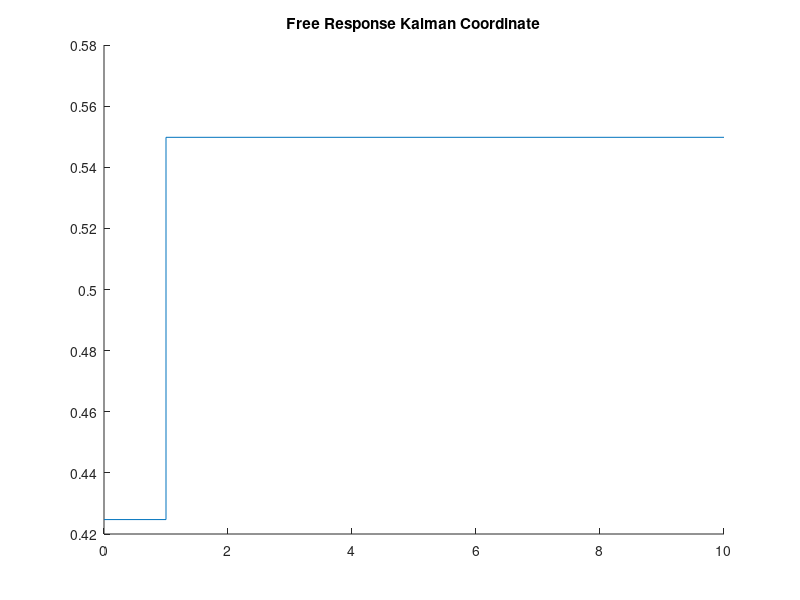

This figure's MATLAB source: (Note: this script raises an error after producing the figure.)
%% SYSTEM THEORY AND ADVANCED CONTROL - Academic Year 2024/2025
% EXERCISE SESSION V
% Kalman Reachability Form, Control Canonical Form and Pole Placement

close all; clear all; clc;

% The system is a Discrete Time one

A = [0 0 0 0; % n = 4
    0 0 0 0;
    0 1 0 0;
    1 0 0 1
    ];

B = [0 0;
    0 1;
    0 0;
    1 0
    ];

R = ctrb(A, B)
rank(R)
%%

T_1 = [R(:, 1), R(:, 4), R(:, 2), [1; 0; 0; 0]]

%%

A_kalman = pinv(T_1) * A * T_1

B_kalman = T_1 * B

%%
% Simulation of the Free Response
x0 = rand(size(A, 1), 1);
n_steps = 20;
xx = zeros(size(x0, 1), n_steps);
xx(:, 1) = x0;
 for i=2:(n_steps + 1)
     xx(:, i) = A_kalman * xx(:, i - 1) + B_kalman * [0; 0];
 end



% Does the eigenvalues of the Kalman decomposition coincide with the
% original matrix?
disp('Eigenvalues of the Kalman decomposition')
disp(eig(A_kalman))

disp('Eigenvalues of the Original Matrix')
disp(eig(A))

% Is this system Stabilizable? The NR submatrix is Schur, it is.
A_r = A_kalman(1:3, 1:3);
B_r = B_kalman(1:3, 1:2);

disp('Reachable Submatrix Ar')
disp(A_r)

%%
% Desired Eigenvalues
desired_eig = [-0.1, -0.2, 0];
K_r = place(A_r, - B_r, desired_eig); 
% using Place the standard notation is A - BK, -Br is done to match ours. 
% Moreover, the multiplicity of the eigenvalues that you can set is linked
% to the number of inputs (in this case, you can not put 3 eigenvalues at
% zero because we have only two inputs).

n_nr = size(A, 1) - size(A_r, 1);
K_kalman = [K_r, zeros(size(B, 2), n_nr)];

K = K_kalman * pinv(T_1);

% Back to the original System
A_feedback = (A + B * K);

disp('Desired Eigenvalues')
disp(desired_eig)

disp('Eigenvalues of A + BK')
eig(A_feedback)

x0 = rand(size(A, 1), 1);
n_steps = 10;
xx = zeros(size(x0, 1), n_steps);
xx_aft_feed = zeros(size(x0, 1), n_steps);
xx(:, 1) = x0;
xx_aft_feed(:, 1) = x0;

% Simulation Loop
 for i=2:(n_steps + 1)
     xx(:, i) = A_kalman * xx(:, i - 1) + B_kalman * [0; 0];
     xx_aft_feed(:, i) = A_feedback * xx_aft_feed(:, i - 1);
 end

figure;
ax = gca;
hold(ax, 'on');
title(ax, 'Free Response Kalman Coordinate');
stairs(ax, 0:n_steps', xx(1, :)', LineWidth=1.5, DisplayName='$x_1$');
stairs(ax, 0:n_steps', xx(2, :)', LineWidth=1.5, DisplayName='$x_2$');
stairs(ax, 0:n_steps', xx(3, :)', LineWidth=1.5, DisplayName='$x_3$');
stairs(ax, 0:n_steps', xx(4, :)', LineWidth=1.5, DisplayName='$x_4$');
legend(ax, interpreter="latex")
xlabel('Steps')
ylabel('System States')
grid(ax)

figure;
ax2 = gca;
hold(ax2, 'on');
title(ax2, 'Behavior After Feedback');
stairs(ax2, 0:n_steps', xx_aft_feed(1, :)', LineWidth=1.5, DisplayName='$x_1$');
stairs(ax2, 0:n_steps', xx_aft_feed(2, :)', LineWidth=1.5, DisplayName='$x_2$');
stairs(ax2, 0:n_steps', xx_aft_feed(3, :)', LineWidth=1.5, DisplayName='$x_3$');
stairs(ax2, 0:n_steps', xx_aft_feed(4, :)', LineWidth=1.5, DisplayName='$x_4$');
legend(ax2, interpreter="latex")
xlabel('Steps')
ylabel('System States')
grid(ax2)

%% Controllability Canonical Form
% Consider the CT system
clc; clear all; close all;
A = [1 2 0;
    0 0 1;
    0 1 0
    ];

B = [1; 0; 1];

R = ctrb(A, B);
rank(R)
det(R)
%%
% Define symbolic variables
syms lambda
A = sym(A);        

% Compute the characteristic polynomial
I = eye(size(A));              
char_poly = det(A - lambda*I);
char_poly2 = det(lambda*I - A);

% Display the characteristic polynomial
disp('The characteristic polynomial is:')
disp(char_poly)
disp(char_poly2)

coeffs_char_poly2 = coeffs(char_poly2, lambda, 'All');
degree_charact = length(coeffs_char_poly2) - 1;

coeffs_char_poly2 = coeffs_char_poly2 / coeffs_char_poly2(1); % ensure that lambda^n is monic

alphas = fliplr(- coeffs_char_poly2(2:end));

%%
A_con = [zeros(degree_charact - 1, 1), eye(degree_charact - 1); alphas]
B_con = [0; 0; 1]

disp('System Matrices in Controllability Form');
disp(A_con), disp(B_con);

% It is possible to compute it also using the relation T = R_c R-1
A = [1 2 0;
    0 0 1;
    0 1 0
    ];

R_c = ctrb(A_con, B_con);
R_1 = pinv(R);

Tc = R_c * R_1;

A_con2 = Tc * A * pinv(Tc);
B_con2 = Tc * B;

disp('Controllability Matrices Using T');
disp(A_con2), disp(B_con2);
%%
% Let's compare the result obtained by hand and the place command
% We want poles of the original system in [-2, -2, -5]
desired_poles = [-2, -2, -5];
K_c = [-19, -25, -10]; % Obtained by solving gamma(A + BK) = gamma(A_c + B_cK_c)
K = K_c * Tc;

A_feedback_hand = (A + B*K);
disp('Eigenvalues of A + BK computed by hand')
disp(eig(A_feedback_hand))

% Using place
% desired_poles = [-2, -5, -10]; % DO NOT RELY ON PLACE
% K_place_c = place(A_con, - B_con, desired_poles); %%% !!!!! Does not mean that you could not do that. Place is not able to.
% K_place = K_place_c * Tc;
% A_feedb_place = (A + B*K_place);
% disp('Eigenvalues of A + BK using place')
% disp(eig(A_feedb_place))


% Simulation
model_feedback = @(t, x) [A_feedback_hand * x];
x0 = 10 * rand(size(A, 1), 1);
dt = 1e-4;
t_end = 5;
[time, xx] = ode45(model_feedback, 0:dt:t_end, x0);

figure;
ax1 = gca;
hold(ax1, "on")
plot(ax1, time, xx, LineWidth=1.5)
xlabel('Time (s)', Interpreter='latex')
ylabel('System states', Interpreter='latex')
legend(ax1, '$x_1$', '$x_2$', '$x_3$', interpreter='latex')
grid(ax1)
hold(ax1, "off");

%% Exercise
% State Space Model
A = [-3.0   0.0  0.0;
      0.0   0.0  1.0;
      0.0  -2.0  3.0];
  
B = [0.0;
     0.0;
     1.0];

C = [1.0, 0.0, 0.0;
     0.0, 1.0, 0.0];

% Check for Stability
% --> Your Code Here

% Check for Controllability
% --> Your Code Here

% PBH Test for Controlllability
% --> Your Code Here

% Compute the Kalman Controllability Decomposition
% --> Your Code Here

% Show the Reachable/Not Reachable Submatrix
% --> Your Code Here

% Check Stability of the Reachable Part
% --> Your Code Here

% Design K in Kalman Coordinates for the Reachable Part Only
poles = [-5, -6];
